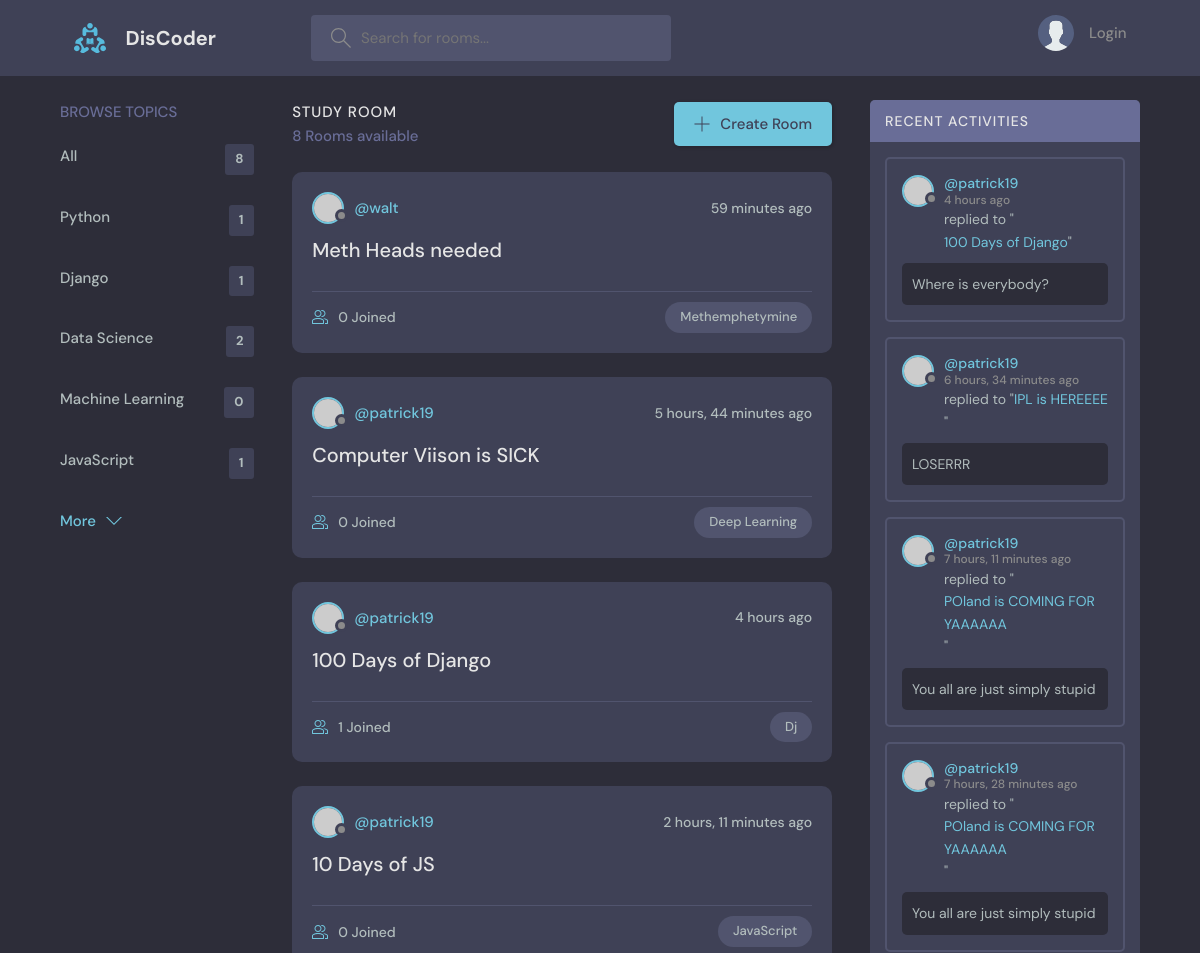
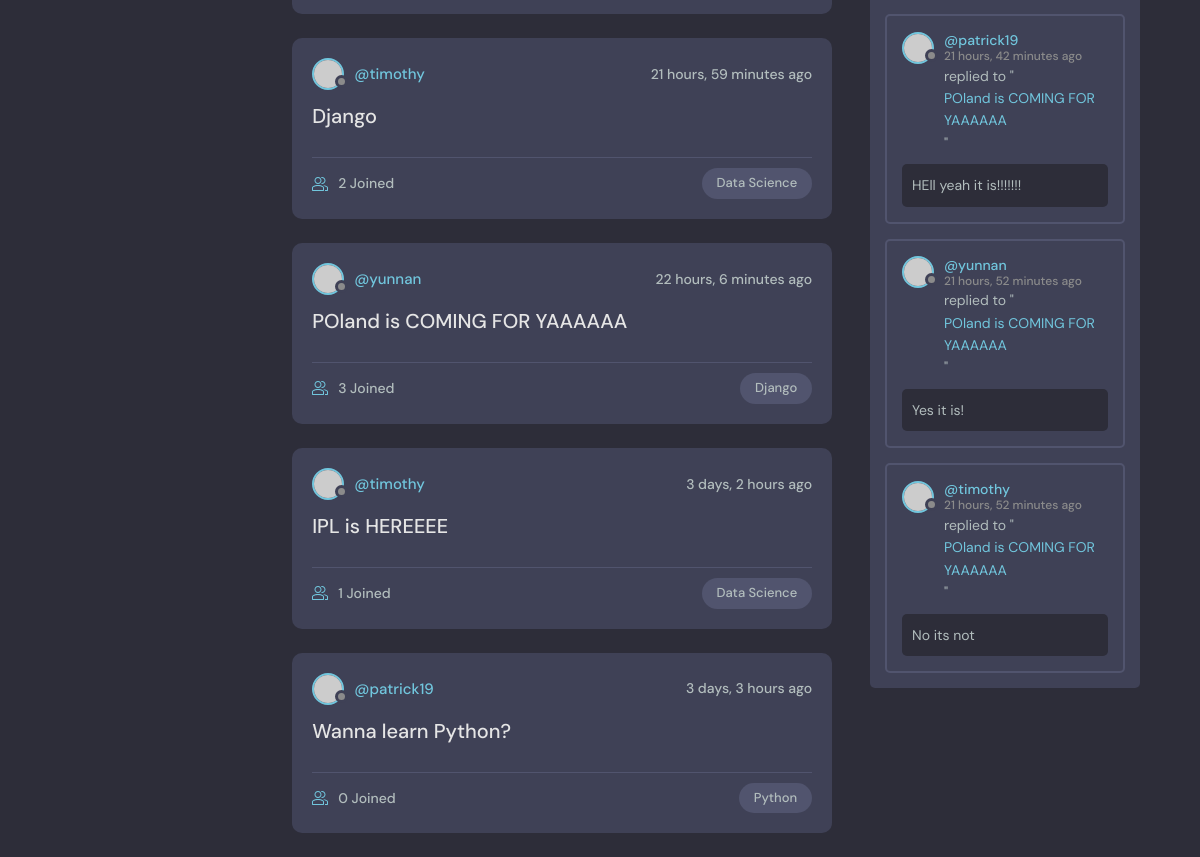
The page / on the database its author committed (2 pictures, top to bottom).
### base/models.py (models this page shows, shortened)
class Topic(models.Model):
    name = models.CharField(max_length=200)

class Room(models.Model):
    host = models.ForeignKey(User, on_delete=models.SET_NULL, null=True)
    topic = models.ForeignKey(Topic, on_delete=models.SET_NULL, null=True)
    name = models.CharField(max_length=200)
    desc = models.TextField(null=True, blank=True)
    participants = models.ManyToManyField(User, related_name='participants', blank=True)
    updated = models.DateTimeField(auto_now=True)
    created = models.DateTimeField(auto_now_add=True)
    class Meta:
        ordering = ['-updated', '-created']
    def __str__(self):
        return self.name

class Message(models.Model):
    user = models.ForeignKey(User, on_delete=models.CASCADE)
    room = models.ForeignKey(Room, on_delete=models.CASCADE)
    body = models.TextField()
    updated = models.DateTimeField(auto_now=True)
    created = models.DateTimeField(auto_now_add=True)
    class Meta:
        ordering = ['-updated', '-created']
    def __str__(self):
        return self.body[:50]

### base/views.py (the view)
# urls.py: path('', views.home, name="home"),
def home(request):
    query = request.GET.get('q') if request.GET.get('q') != None else ''
    rooms = Room.objects.filter(
        Q(topic__name__icontains = query) |
        Q(name__icontains = query) |
        Q(desc__icontains = query)
    )
    topics = Topic.objects.all()[:5]
    room_count = rooms.count()
    room_msgs = Message.objects.filter(Q(room__topic__name__icontains=query))
    context = {
        'rooms':rooms,
        'topics':topics,
        'room_count': room_count,
        'room_msgs': room_msgs}
    return render(request, 'base/home.html', context)

### base/templates/base/home.html (shortened to what this page needs)
{% extends 'main.html' %}
{% block content %}
<main class="layout layout--3">
  <div class="container">
    {% include 'base/topics_comp.html' %}
    <div class="roomList">
    <div class="roomList__header">
      <div>
        <h2>Study Room</h2>
        <p>{{room_count}} Rooms available</p>
      </div>
      <a class="btn btn--main" href="{%url 'create-room'%}">
        <svg version="1.1" xmlns="http://www.w3.org/2000/svg" width="32" height="32" viewBox="0 0 32 32">
          <title>add</title>
          <path
            d="M16.943 0.943h-1.885v14.115h-14.115v1.885h14.115v14.115h1.885v-14.115h14.115v-1.885h-14.115v-14.115z">
          </path>
        </svg>
        Create Room
      </a>
    </div>
    {% include "base/feed_comp.html"%}
    </div>
    {% include 'base/activity_comp.html'%}
  </div>
</main>
{%endblock%}

### base/templates/base/topics_comp.html
<div class="topics">
    <div class="topics__header">
      <h2>Browse Topics</h2>
    </div>
    <ul class="topics__list">
        <li>
            <a href="{% url 'home' %}"> All <span> {{rooms.count}} </span> </a>
          </li>
      {% for topic in topics %}
        <li>
          <a href="{% url 'home' %}?q={{topic.name}}"> {{topic.name}} <span> {{topic.room_set.all.count}} </span> </a>
        </li>
      {% endfor%}
    </ul>
    <a class="btn btn--link" href="{% url 'topics' %}">
      More
      <svg version="1.1" xmlns="http://www.w3.org/2000/svg" width="32" height="32" viewBox="0 0 32 32">
        <title>chevron-down</title>
        <path d="M16 21l-13-13h-3l16 16 16-16h-3l-13 13z"></path>
      </svg>
    </a>
  </div>

### base/templates/base/feed_comp.html (shortened to what this page needs)
<div class="roomList">
    {% for room in rooms%}
    <div class="roomListRoom">
      <div class="roomListRoom__header">
        <a href="{% url 'user-profile' room.host.id%}" class="roomListRoom__author">
          <div class="avatar avatar--small">
            <img src="https://randomuser.me/api/portraits/women/11.jpg" />
          </div>
          <span>@{{room.host}}</span>
        </a>
        <div class="roomListRoom__actions">
          <span>{{room.created|timesince}} ago</span>
        </div>
      </div>
      <div class="roomListRoom__content">
        <a href="{% url 'room' room.id%}">{{room.name}}</a>
      </div>
      <div class="roomListRoom__meta">
        <a href="{% url 'room' room.id%}" class="roomListRoom__joined">
          {{room.participants.count}} Joined
        </a>
        <p class="roomListRoom__topic">{{room.topic.name}}</p>
      </div>
    </div>
    {% endfor %}
  </div>

### base/templates/base/activity_comp.html (shortened to what this page needs)
<div class="activities">
    <div class="activities__header">
        <h2>Recent Activities</h2>
    </div>
    {% for msg in room_msgs%}
    <div class="activities__box">
        <div class="activities__boxHeader roomListRoom__header">
            <a href="{% url 'user-profile' msg.user.id%}" class="roomListRoom__author">
                <div class="avatar avatar--small">
                    <img src="https://randomuser.me/api/portraits/women/11.jpg" />
                </div>
                <p>
                    @{{msg.user.username}}
                    <span>{{msg.created|timesince}} ago</span>
                </p>
            </a>
        </div>
        <div class="activities__boxContent">
            <p>replied to "<a href="room.html">{{msg.room.name}}</a>"</p>
            <div class="activities__boxRoomContent">
                {{msg.body}}
            </div>
        </div>
    </div>
    {% endfor%}
</div>

### rows shown on the page
Topic: name "Python", room_set.all.count "1"
Topic: name "Django", room_set.all.count "1"
Topic: name "Data Science", room_set.all.count "2"
Topic: name "Machine Learning", room_set.all.count "0"
Topic: name "JavaScript", room_set.all.count "1"
Room: host "walt", created "59 minutes", name "Meth Heads needed", participants.count "0", topic.name "Methemphetymine"
Room: host "patrick19", created "5 hours, 44 minutes", name "Computer Viison is SICK", participants.count "0", topic.name "Deep Learning"
Room: host "patrick19", created "4 hours", name "100 Days of Django", participants.count "1", topic.name "Dj"
Room: host "patrick19", created "2 hours, 11 minutes", name "10 Days of JS", participants.count "0", topic.name "JavaScript"
Room: host "timothy", created "21 hours, 59 minutes", name "Django", participants.count "2", topic.name "Data Science"
Room: host "yunnan", created "22 hours, 6 minutes", name "POland is COMING FOR YAAAAAA", participants.count "3", topic.name "Django"
Room: host "timothy", created "3 days, 2 hours", name "IPL is HEREEEE", participants.count "1", topic.name "Data Science"
Room: host "patrick19", created "3 days, 3 hours", name "Wanna learn Python?", participants.count "0", topic.name "Python"
Message: user.username "patrick19", created "4 hours", room.name "100 Days of Django", body "Where is everybody?"
Message: user.username "patrick19", created "6 hours, 34 minutes", room.name "IPL is HEREEEE", body "LOSERRR"
Message: user.username "patrick19", created "7 hours, 11 minutes", room.name "POland is COMING FOR YAAAAAA", body "You all are just simply stupid"
Message: user.username "patrick19", created "7 hours, 28 minutes", room.name "POland is COMING FOR YAAAAAA", body "You all are just simply stupid"
Message: user.username "patrick19", created "21 hours, 42 minutes", room.name "POland is COMING FOR YAAAAAA", body "HEll yeah it is!!!!!!!"
Message: user.username "yunnan", created "21 hours, 52 minutes", room.name "POland is COMING FOR YAAAAAA", body "Yes it is!"
Message: user.username "timothy", created "21 hours, 52 minutes", room.name "POland is COMING FOR YAAAAAA", body "No its not"

### other values the page prints
{{ rooms.count }} "8"
{{ room_count }} "8"
